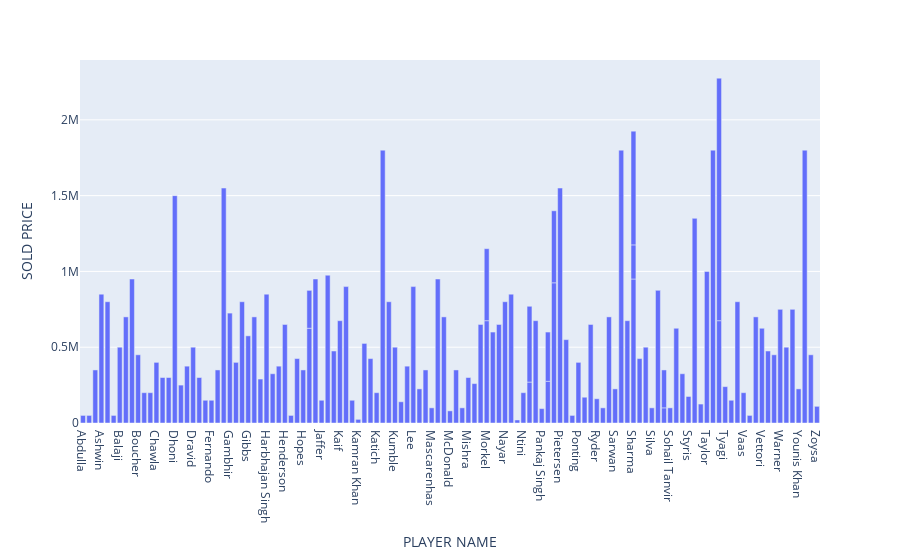

This figure's notebook cell:
### Code cell
px.bar(df_cric,x='PLAYER NAME',y='SOLD PRICE')

### Figure 1 — Plotly figure (JSON) as saved in the notebook; plotly's stock layout.template omitted (floating-point values rounded to 4 significant figures; data arrays with more than 128 entries replaced by an {"elided": "..."} marker saying what was removed)
{"data": [{"alignmentgroup": "True", "hovertemplate": "PLAYER NAME=%{x}<br>SOLD PRICE=%{y}<extra></extra>", "legendgroup": "", "marker": {"color": "#636efa", "pattern": {"shape": ""}}, "name": "", "offsetgroup": "", "orientation": "v", "showlegend": false, "textposition": "auto", "type": "bar", "x": {"elided": "130 str values"}, "xaxis": "x", "y": {"elided": "130 int values"}, "yaxis": "y"}], "layout": {"barmode": "relative", "legend": {"tracegroupgap": 0}, "margin": {"t": 60}, "xaxis": {"anchor": "y", "domain": [0, 1], "title": {"text": "PLAYER NAME"}}, "yaxis": {"anchor": "x", "domain": [0, 1], "title": {"text": "SOLD PRICE"}}}}
